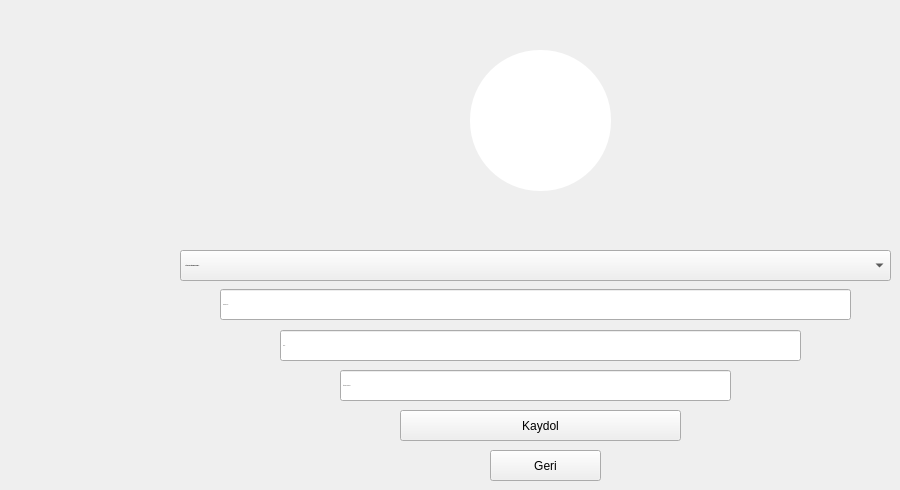
         <widget class="QWidget" name="page">
          <widget class="QComboBox" name="register_about_comboBox">
           <property name="geometry">
            <rect>
             <x>180</x>
             <y>250</y>
             <width>711</width>
             <height>31</height>
            </rect>
           </property>
           <property name="font">
            <font>
             <family>Calibri</family>
             <pointsize>-1</pointsize>
             <weight>75</weight>
             <bold>true</bold>
            </font>
           </property>
           <property name="styleSheet">
            <string notr="true"/>
           </property>
           <item>
            <property name="text">
             <string>---Lütfen Çalıştığınız Birimi Seçiniz---</string>
            </property>
           </item>
           <item>
            <property name="text">
             <string>Ekip Şefi</string>
            </property>
           </item>
           <item>
            <property name="text">
             <string>Yönetim</string>
            </property>
           </item>
           <item>
            <property name="text">
             <string>Teknik Servis</string>
            </property>
           </item>
          </widget>
          <widget class="QPushButton" name="register_user_buton">
           <property name="geometry">
            <rect>
             <x>400</x>
             <y>410</y>
             <width>281</width>
             <height>31</height>
            </rect>
           </property>
           <property name="styleSheet">
            <string notr="true"/>
           </property>
           <property name="text">
            <string>Kaydol</string>
           </property>
          </widget>
          <widget class="QLineEdit" name="register_username_lineEdit">
           <property name="geometry">
            <rect>
             <x>220</x>
             <y>289</y>
             <width>631</width>
             <height>31</height>
            </rect>
           </property>
           <property name="font">
            <font>
             <family>Calibri</family>
             <pointsize>-1</pointsize>
             <weight>75</weight>
             <bold>true</bold>
            </font>
           </property>
           <property name="styleSheet">
            <string notr="true"/>
           </property>
           <property name="alignment">
            <set>Qt::AlignLeading|Qt::AlignLeft|Qt::AlignVCenter</set>
           </property>
           <property name="placeholderText">
            <string>Kullanıcı Adı...</string>
           </property>
           <property name="clearButtonEnabled">
            <bool>true</bool>
           </property>
          </widget>
          <widget class="QLineEdit" name="security_key_lineEdit">
           <property name="geometry">
            <rect>
             <x>340</x>
             <y>370</y>
             <width>391</width>
             <height>31</height>
            </rect>
           </property>
           <property name="font">
            <font>
             <family>Calibri</family>
             <pointsize>-1</pointsize>
             <weight>75</weight>
             <bold>true</bold>
            </font>
           </property>
           <property name="styleSheet">
            <string notr="true"/>
           </property>
           <property name="placeholderText">
            <string>Güvenlik Anahtarı...</string>
           </property>
           <property name="clearButtonEnabled">
            <bool>true</bool>
           </property>
          </widget>
          <widget class="QLineEdit" name="register_password_lineEdit">
           <property name="geometry">
            <rect>
             <x>280</x>
             <y>330</y>
             <width>521</width>
             <height>31</height>
            </rect>
           </property>
           <property name="font">
            <font>
             <family>Calibri</family>
             <pointsize>-1</pointsize>
             <weight>75</weight>
             <bold>true</bold>
            </font>
           </property>
           <property name="styleSheet">
            <string notr="true"/>
           </property>
           <property name="placeholderText">
            <string>Şifre...</string>
           </property>
           <property name="clearButtonEnabled">
            <bool>true</bool>
           </property>
          </widget>
          <widget class="QLabel" name="label_12">
           <property name="geometry">
            <rect>
             <x>470</x>
             <y>50</y>
             <width>141</width>
             <height>141</height>
            </rect>
           </property>
           <property name="styleSheet">
            <string notr="true">background-image: url(:/images/Images/bms_145x145.jpg);

background-color: rgb(255, 255, 255);
border-radius: 70px;</string>
           </property>
           <property name="text">
            <string/>
           </property>
          </widget>
          <widget class="QPushButton" name="back_main_menu_button">
           <property name="geometry">
            <rect>
             <x>490</x>
             <y>450</y>
             <width>111</width>
             <height>31</height>
            </rect>
           </property>
           <property name="styleSheet">
            <string notr="true"/>
           </property>
           <property name="text">
            <string>Geri</string>
           </property>
          </widget>
         </widget>
